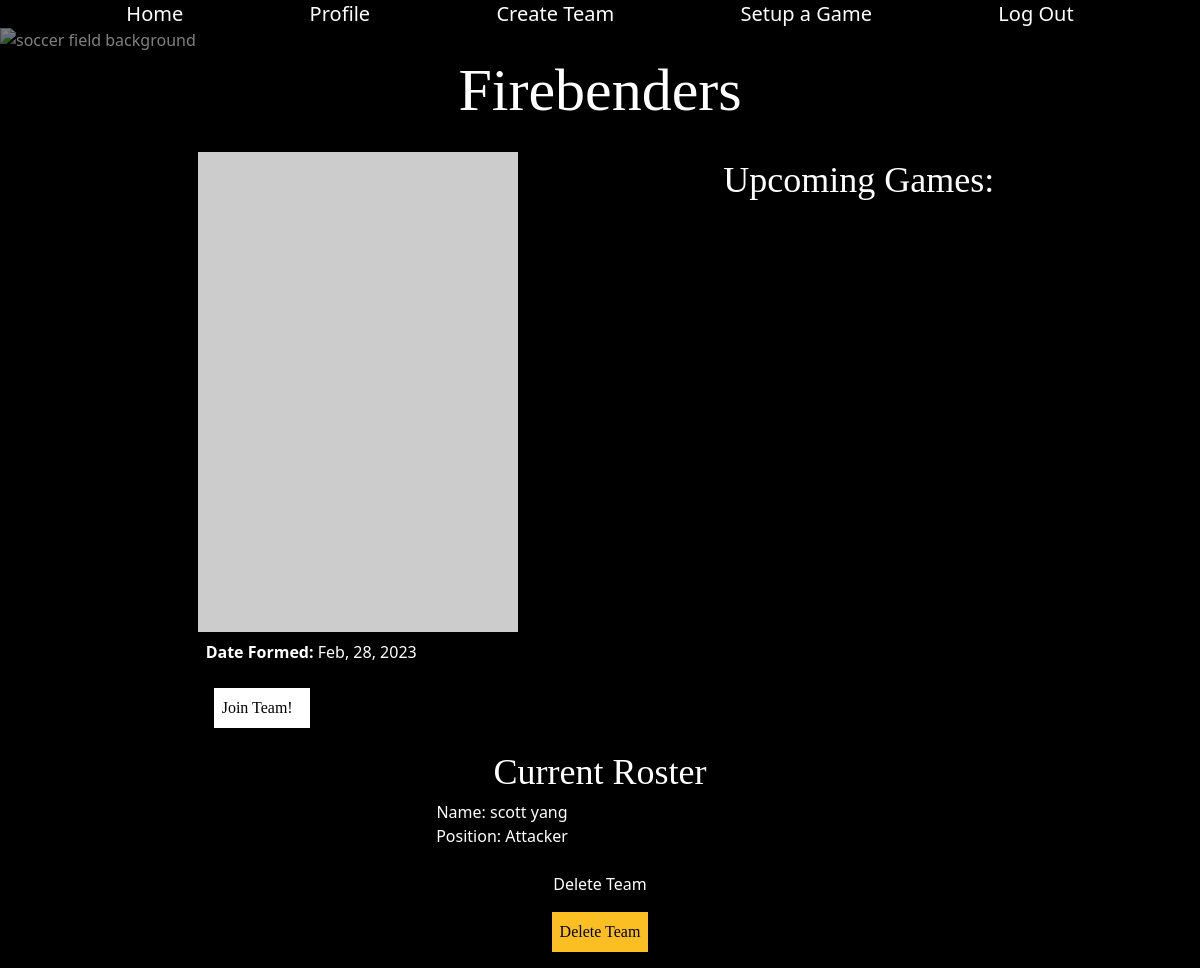
Page /team-details/1 (signed in) on the earlier database version.
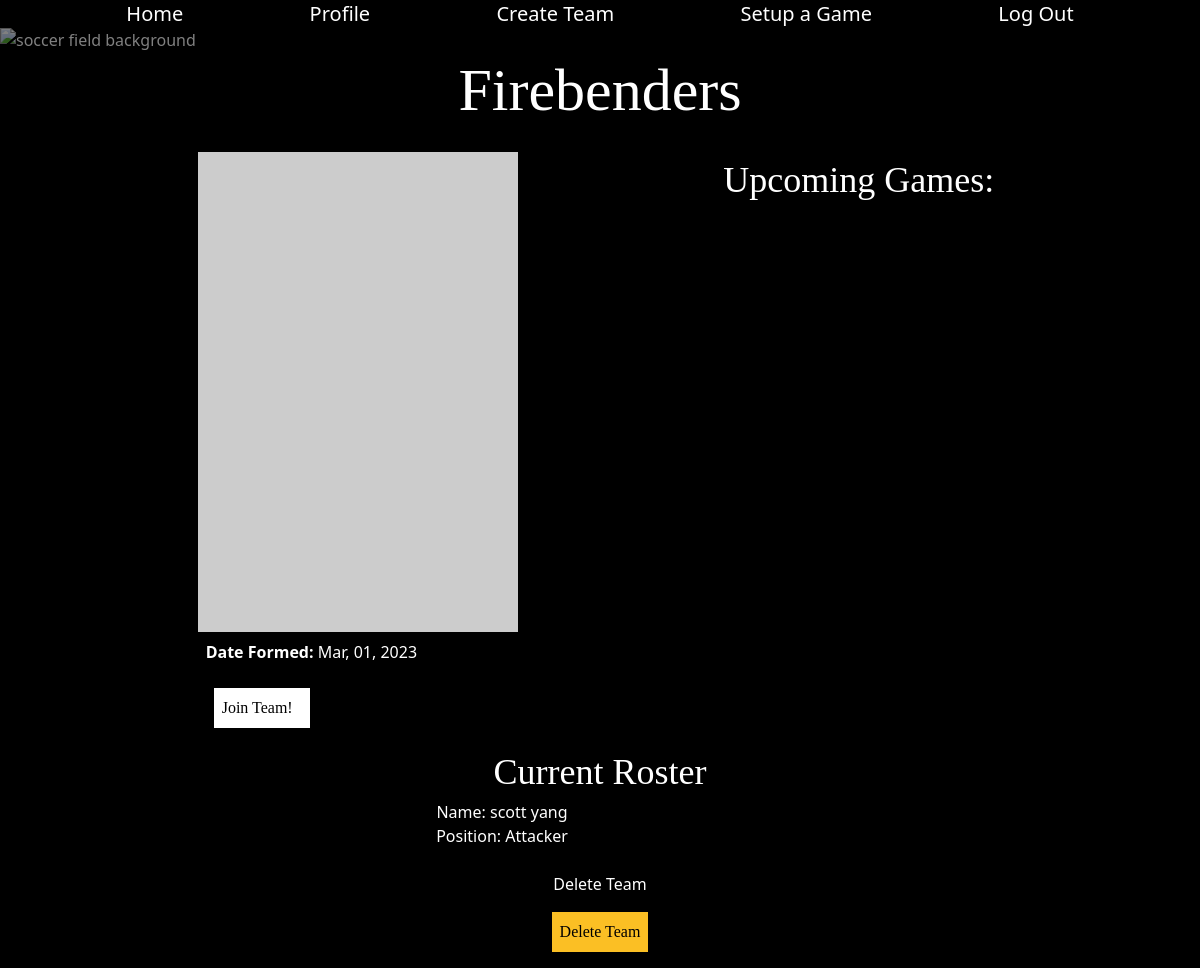
Same page on the later database version.
### kickup_app/models.py (models this page shows, shortened)
class Team(db.Model):
    id = db.Column(db.Integer, primary_key=True)
    team_name = db.Column(db.String(80), nullable=False)
    logo_url = db.Column(db.String(), nullable=True)
    date_formed = db.Column(db.Date)
    players = db.relationship('User', back_populates='team')
    home_games = db.relationship('Game', back_populates="home_team", foreign_keys="Game.home_id")
    away_games = db.relationship('Game', back_populates="away_team", foreign_keys="Game.away_id")

class User(UserMixin, db.Model):
    id = db.Column(db.Integer, primary_key=True)
    username = db.Column(db.String(80), nullable=False)
    password = db.Column(db.String(200), nullable=False)
    profile_picture = db.Column(db.String(), nullable=True)
    first_name = db.Column(db.String(80), nullable=False)
    last_name = db.Column(db.String(80), nullable=False)
    birth_date = db.Column(db.Date)
    position = db.Column(db.Enum(Position, name="position_enum"))
    team_id = db.Column(db.Integer, db.ForeignKey('team.id'), nullable=True)
    team = db.relationship('Team', back_populates='players')

### kickup_app/main/routes.py (the view)
@main.route('/team-details/<team_id>', methods=['GET', 'POST'])
@login_required
def team_details(team_id):
  team = Team.query.get(team_id)
  return render_template('team_details.html', team=team)

### kickup_app/extensions.py (called while the page is built)
@login_manager.user_loader
def load_user(user_id):
    return User.query.get(user_id)

### kickup_app/models.py (called while the page is built)
    def __str__(self):
        return str(self.value)

### kickup_app/templates/team_details.html (shortened to what this page needs)
{% extends 'index.html' %}
{% block content %}
<img class="fixed homepage-image w-screen h-screen opacity-50" src="https://images.unsplash.com/photo-1516731566880-919c39006c9d?ixlib=rb-4.0.3&ixid=MnwxMjA3fDB8MHxwaG90by1wYWdlfHx8fGVufDB8fHx8&auto=format&fit=crop&w=2070&q=80" alt="soccer field background"/>
<h1 class="text-center m-8 text-6xl font-serif">{{ team.team_name }}</h1>
<section>
  <section class="flex justify-evenly mt-8">
    <section class="flex flex-col items-start">
      <img class="w-80" src="{{team.logo_url}}" alt="team logo"/>
      <p class="m-2"><strong>Date Formed: </strong>{{ team.date_formed.strftime('%b, %d, %Y') }}</p>
      <a class="font-serif border-solid border-8 border-white bg-white text-black hover:opacity-50 m-4 w-24" href="/join-team/{{team.id}}"><button>Join Team!</button></a>
    </section>
    <section>
      <h2 class="text-4xl font-serif m-2">Upcoming Games: </h2 >
        {% set all_games = [] %}
    </section>
  </section>
  <section class="text-center">
    <h3 class="text-4xl font-serif m-2">Current Roster</h3>
    <ol class="grid grid-cols-2 gap-2 w-96 m-auto">
      {% for player in team.players %}
      <li>
        <a href="/profile/{{ player.username }}">
          <p>Name: {{player.first_name}} {{player.last_name}}</p>
          <p>Position: {{ player.position }}</p>
        </a>
      </li>
      {% endfor %}
    </ol>
  </section>
  {% if current_user in team.players %}
  <fieldset class="flex flex-col items-center mt-6">
    <p>Delete Team</p>
    <a  class="font-serif border-solid border-8 border-amber-400 bg-amber-400 text-black hover:opacity-50 m-4" href="/delete-team/{{ team.id }}">Delete Team</a>
  </fieldset>
  {% endif %}
</section>
{% endblock %}

### kickup_app/templates/index.html (shortened to what this page needs)
<!DOCTYPE html>
<html>
    <head>
        <link rel="stylesheet" href="{{ url_for('static', filename='style.css') }}">
        <script src="https://cdn.tailwindcss.com"></script>
    </head>
    <body class="bg-black text-white">
        <div id="content">
            <nav>
                <div class="flex justify-evenly">
                    {% if current_user.is_authenticated %}
                    <a class="text-xl" href="/">Home</a>
                    <a class="text-xl" href="/profile/{{current_user.username}}">Profile</a>
                    <a class="text-xl" href="/create-team">Create Team</a>
                    <a class="text-xl" href="/create-game">Setup a Game</a>
                    <a class="text-xl" href="/logout">Log Out</a>
                    {% else %}
                    <a class="text-xl" href="/">Home</a>
                    <a class="text-xl" href="/signup">Signup</a>
                    <a class="text-xl" href="/login">Login</a>
                    {% endif %}
                </div>
            </nav>
        {% block content %}{% endblock %}
    </body>
</html>

### kickup_app/static/style.css (style rules this page uses)
.homepage-image { position: absolute; z-index: -1; animation-name: fade; animation-duration: 5s; }

Differences in the rows shown:
changed Team "Firebenders": date_formed "Feb, 28, 2023" → "Mar, 01, 2023"
